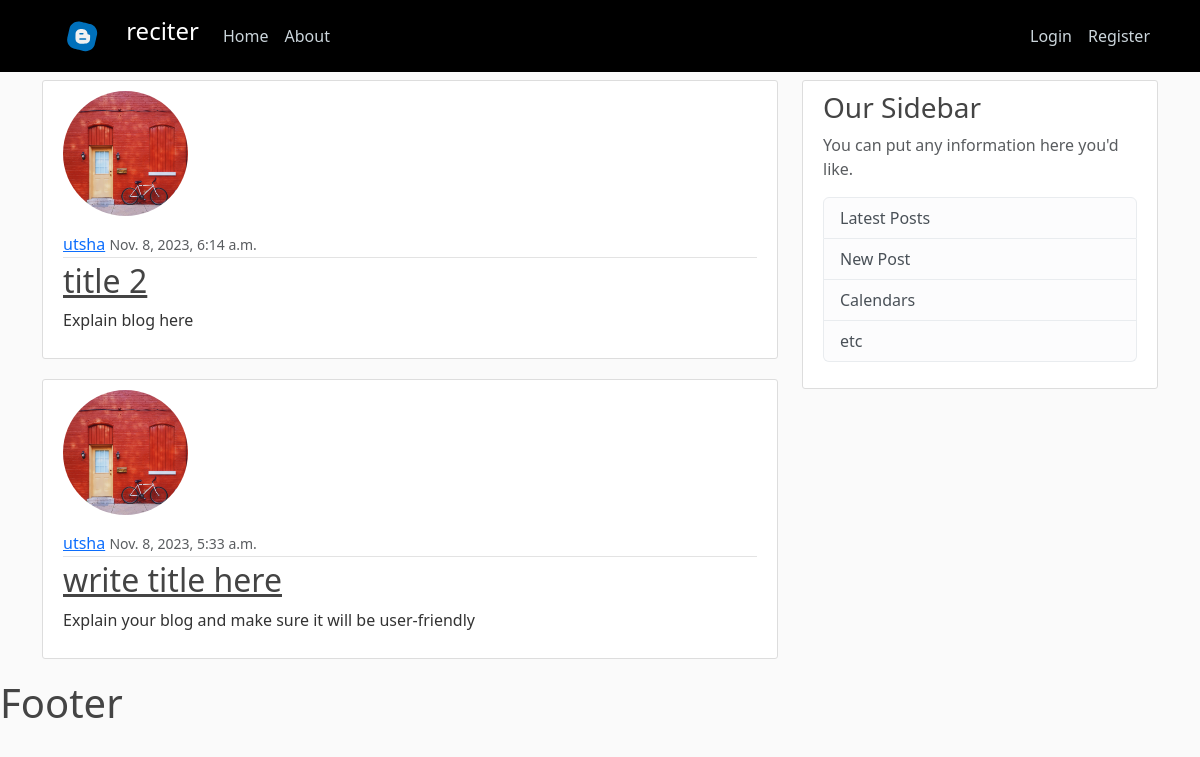
The page / on the database its author committed.
### blog/models.py (models this page shows, shortened)
class PostBlog(models.Model):
    creatorName = models.CharField(max_length=50)
    blogImage = models.ImageField(default="https://d2v9ipibika81v.cloudfront.net/uploads/sites/210/Profile-Icon.png", upload_to="blog_pics")
    title = models.CharField(max_length=200)
    description = models.TextField()
    category = models.CharField(max_length=50)
    publishDate = models.DateTimeField(default=timezone.now)
    author = models.ForeignKey(User, on_delete=models.CASCADE)

### users/models.py (models this page shows)
class Profile(models.Model):
    user = models.OneToOneField(User, on_delete=models.CASCADE)
    image = models.ImageField(default="https://d2v9ipibika81v.cloudfront.net/uploads/sites/210/Profile-Icon.png", upload_to="proifile_pics")

### blog/views.py (the view)
# urls.py: path('', PostListView.as_view(), name="homePage"),
class PostListView(ListView):
    model = PostBlog
    template_name = 'blog/home.html'
    context_object_name = 'blogPost'
    ordering = ['-publishDate']

### blog/templates/blog/home.html
{% extends "blog/base.html" %}
        {%block content%}
            {% for blog in blogPost%}
            <article class="media content-section">
                <img class="rounded-circle account-img" src="{{ blog.author.profile.image.url }}">
                <div class="media-body">
                  <div class="article-metadata">
                    <a class="mr-2" href="#">{{ blog.author }}</a>
                    <small class="text-muted">{{ blog.publishDate }}</small>
                  </div>
                  <h2><a class="article-title" href="{% url 'postDetails' blog.id %}">{{ blog.title }}</a></h2>
                  <p class="article-content">{{ blog.description|slice:'0:100' }}</p>
                </div>
            </article>
        {% endfor%}
{%endblock%}

### blog/templates/blog/base.html (shortened to what this page needs)
{% load static %}
<!DOCTYPE html>
<html lang="en">
<head>
    <link href="https://cdn.jsdelivr.net/npm/bootstrap@5.3.2/dist/css/bootstrap.min.css" rel="stylesheet">
    <link rel="stylesheet" type="text/css" href="{% static 'blog/main.css' %}">
</head>
<body>
  <header class="site-header">
    <nav class="navbar navbar-expand-md navbar-dark bg-black fixed-top">
      <div class="container">
        <div>
          <img src="{% static 'svg/logo.svg' %}" width="80px"/>
          <a class="navbar-brand fs-4" href="/">reciter</a>
        </div>
        <div class="collapse navbar-collapse navbar" id="navbarToggle">
          <div class="navbar-nav mr-auto">
            <a class="nav-item nav-link" href="{% url 'homePage'%}">Home</a>
            <a class="nav-item nav-link" href="{% url 'aboutPage'%}">About</a>
          </div>
          <div class="navbar-nav">
            {% if user.is_authenticated %}
            <a class="nav-item nav-link" href="{% url 'profile'%}">Profile</a>
            <a class="nav-item nav-link" href="{% url 'logout'%}">LogOut</a>
            {% else %}
            <a class="nav-item nav-link" href="{% url 'login'%}">Login</a>
            <a class="nav-item nav-link" href="{% url 'register'%}">Register</a>
            {% endif %}
          </div>
        </div>
      </div>
    </nav>
  </header>
  <main role="main" class="container">
      <div class="row">
        <div class="col-md-8">
          {% block content %}{% endblock %}
        </div>
        <div class="col-md-4">
          <div class="content-section">
            <h3>Our Sidebar</h3>
            <p class='text-muted'>You can put any information here you'd like.
              <ul class="list-group">
                <li class="list-group-item list-group-item-light">Latest Posts</li>
                <li class="list-group-item list-group-item-light"><a class="nav-item nav-link" href="{% url 'createPost'%}">New Post</a></li>
                <li class="list-group-item list-group-item-light">Calendars</li>
                <li class="list-group-item list-group-item-light">etc</li>
              </ul>
            </p>
          </div>
        </div>
      </div>
  </main>
  <h1>Footer</h1>
</body>
</html>

### blog/static/blog/main.css (style rules this page uses)
body { background: #fafafa; color: #333333; margin-top: 5rem; }
h1, h2, h3, h4, h5, h6 { color: #444444; }
ul { margin: 0; }
.site-header .navbar-nav .nav-link { color: #cbd5db; }
.content-section { background: #ffffff; padding: 10px 20px; border: 1px solid #dddddd; border-radius: 3px; margin-bottom: 20px; }
.article-title { color: #444444; }
.article-content { white-space: pre-line; }
.article-metadata { padding-bottom: 1px; margin-bottom: 4px; border-bottom: 1px solid #e3e3e3 }
.account-img { height: 125px; width: 125px; margin-right: 20px; margin-bottom: 16px; }

### rows shown on the page
PostBlog: author.profile.image (picture), author "utsha", publishDate "Nov. 8, 2023, 6:14 a.m.", title "title 2", description "Explain blog here"
PostBlog: author.profile.image (picture), author "utsha", publishDate "Nov. 8, 2023, 5:33 a.m.", title "write title here", description "Explain your blog and make sure it will be user-friendly"
